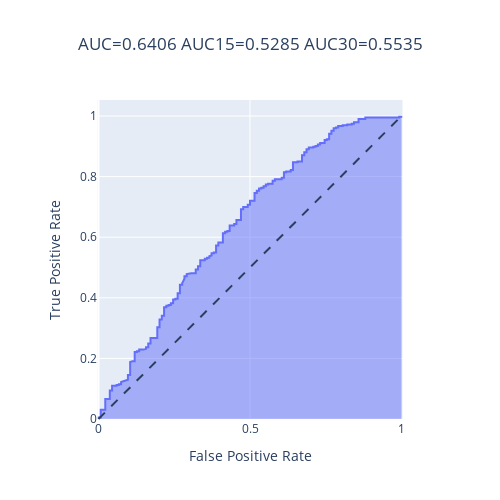

Notebook source saved alongside this figure:
### Code cell
roc(chembl262["true_label"],chembl262["predicted_probability_class_1"])

### Figure 1 — Plotly figure (JSON) as saved in the notebook; plotly's stock layout.template omitted (floating-point values rounded to 4 significant figures; data arrays with more than 128 entries replaced by an {"elided": "..."} marker saying what was removed)
{"data": [{"fillpattern": {"shape": ""}, "hovertemplate": "False Positive Rate=%{x}<br>True Positive Rate=%{y}<extra></extra>", "legendgroup": "", "line": {"color": "#636efa"}, "marker": {"symbol": "circle"}, "mode": "lines", "name": "", "orientation": "v", "showlegend": false, "stackgroup": "1", "type": "scatter", "x": {"elided": "227 float values"}, "xaxis": "x", "y": {"elided": "227 float values"}, "yaxis": "y"}], "layout": {"height": 500, "legend": {"tracegroupgap": 0}, "shapes": [{"line": {"dash": "dash"}, "type": "line", "x0": 0, "x1": 1, "y0": 0, "y1": 1}], "title": {"text": "AUC=0.6406 AUC15=0.5285 AUC30=0.5535", "x": 0.5}, "width": 500, "xaxis": {"anchor": "y", "constrain": "domain", "domain": [0, 1], "title": {"text": "False Positive Rate"}}, "yaxis": {"anchor": "x", "domain": [0, 1], "scaleanchor": "x", "scaleratio": 1, "title": {"text": "True Positive Rate"}}}}
